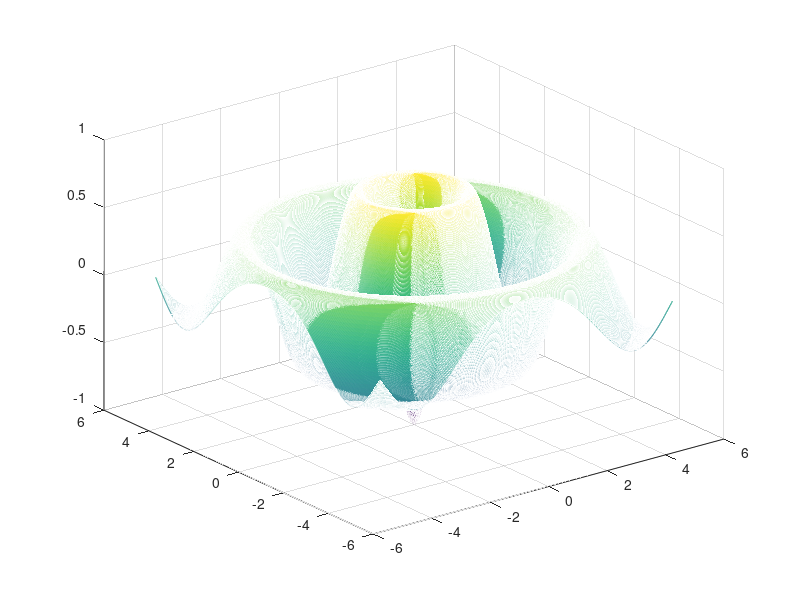

Write MATLAB code to recreate this figure.
%3-D mesh-plot

[x,y] = meshgrid(-5 : 0.01 : 5); %original domain/range
R = sqrt(x.^2 + y.^2); %function
z= -cos(2.*R) ./ exp(0.2.*R); %function of a function
mesh(x,y,z); %mesh it all